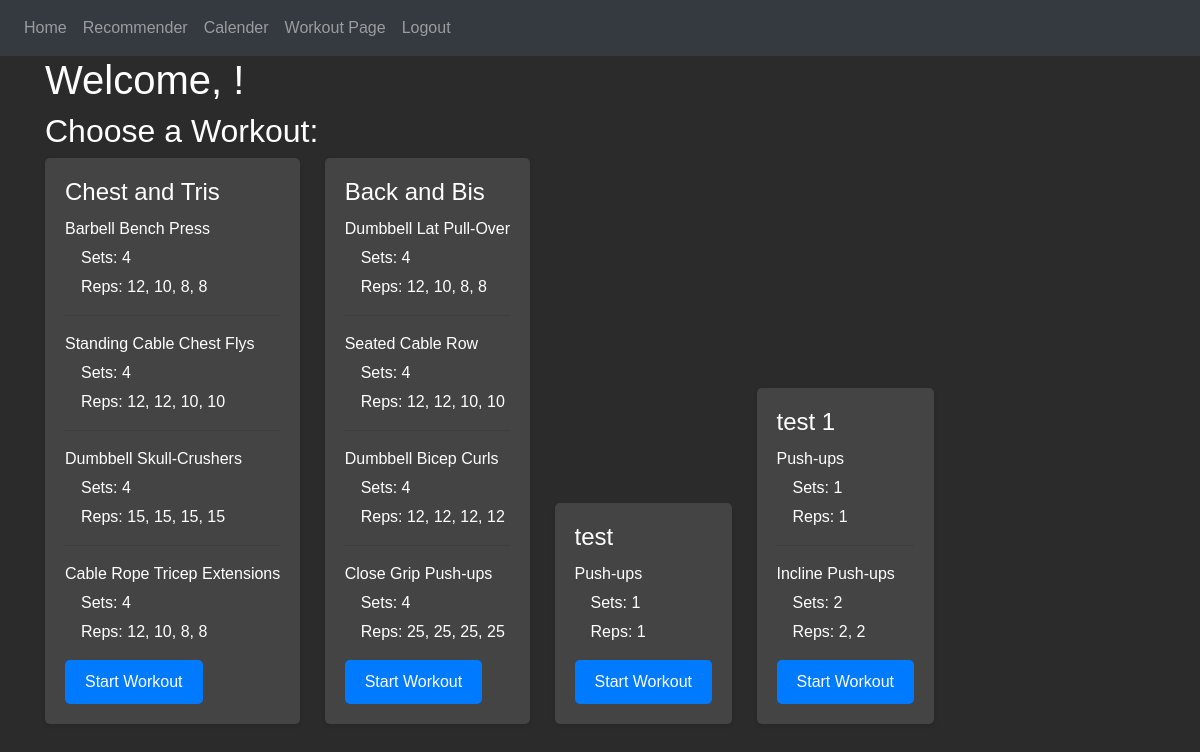
Page / (signed in) on the committed database.
### tables this page shows
CREATE TABLE "SavedWorkouts" (
	"id"	INTEGER,
	"UserID"	TEXT,
	"WorkoutName"	TEXT,
	"ExerciseName"	TEXT,
	"NumberOfSets"	INTEGER,
	"NumberOfReps"	TEXT,
	"Weights"	TEXT
);

### website/blueprints/views.py (the view)
@views.route('/', methods=['GET', 'POST']) # This is a decorator that tells Flask what URL to trigger the function
@login_required # This is a decorator that tells Flask we need to login before accessing the home page
def home():
    if request.method == 'POST':
        muscle_group = request.form.get('MuscleGroup')
        equipment = request.form.get('Equipment')
        return redirect(url_for('WorkoutPage.result', muscle_group=muscle_group, equipment=equipment))
    else:
        workoutNames = []
        workoutList = []
        db_instance = DbAccessSingleton.get_instance()
        result = db_instance.custom_query("SELECT DISTINCT WorkoutName FROM SavedWorkouts WHERE UserID = " + f"'{current_user.email}'")
        result = list(result)
        for name in result:
            tempName = name[0]
            workoutNames.append(tempName)
        for name in workoutNames:
            workoutObj = UserWorkout({'name': name, 'exercises': []})
            workoutObj.getWorkoutDB()
            workoutList.append(workoutObj)
        return render_template("WorkoutViewer.html", user=current_user, workoutList=workoutList)

### website/access.py (called while the page is built)
    @classmethod
    def get_instance(cls):
        if cls._instance is None:
            cls._instance = cls.__new__(cls)
        return cls._instance

    def custom_query(self, text):
        con = sq.connect('Flask Web App/instance/database.db')
        cur = con.cursor()
        result = cur.execute(text).fetchall()
        con.close()  # Close the connection
        return result

### website/models.py (called while the page is built)
    def to_dict(self):
        temp_dict = {}
        temp_dict['name'] = self.workoutName
        temp_dict['exercises'] = [exercise.__dict__ for exercise in self.exerciseList]
        for exercise in temp_dict['exercises']:
            exercise['reps'] = [int(rep) for rep in exercise['reps']]
            exercise['weight'] = [int(weight) for weight in exercise['weight']]
        return temp_dict

### website/templates/WorkoutViewer.html (shortened to what this page needs)
{% extends "base.html" %}
{% block content %}
    <h1>Welcome, {{ user.username }}!</h1>
    <h2>Choose a Workout:</h2>
    <div id="workout-container">
        {% for workout in workoutList %}
        <div class="workout-block">
            <h3>{{ workout.workoutName }}</h3>
            <ul>
                {% for exercise in workout.exerciseList %}
                <li>{{ exercise.exerciseName }}</li>
                <ul>
                    <li>&emsp;Sets:
                        {{ exercise.sets }}
                    </li>
                    <li>&emsp;Reps:
                        {% for rep in exercise.reps %}
                            {{ rep }}{% if not loop.last %}, {% endif %}
                        {% endfor %}
                    </li>
                </ul>
                {% if not loop.last %}
                <hr>
                {% endif %}
                {% endfor %}
            </ul>
            <button class="start-workout-btn" data-workout="{{ workout.workoutName }}" data-workout-data='{{ workout.to_dict()|tojson }}'>Start Workout</button>
        </div>
        {% endfor %}
    </div>
{% endblock %}
{% block additional_css %}
    <link rel="stylesheet" href="{{ url_for('static', filename='WorkoutViewer.css') }}">
{% endblock %}

### website/templates/base.html (shortened to what this page needs)
<!DOCTYPE html>
<head>
    <link
        rel="stylesheet"
        href="https://stackpath.bootstrapcdn.com/bootstrap/4.4.1/css/bootstrap.min.css"
    />
    <link
        rel="stylesheet"
        href="https://stackpath.bootstrapcdn.com/font-awesome/4.7.0/css/font-awesome.min.css"
    />
    <link rel="stylesheet" type="text/css" href="{{ url_for('static', filename='Base.css') }}">
    {% block additional_css %}{% endblock %}
</head>
<body>
        <nav class="navbar navbar-expand-lg navbar-dark bg-dark">
            <div class = "collapse navbar-collapse" id="navbar">
                <div class="navbar-nav">
                    {% if user.is_authenticated %}
                    <a class="nav-item nav-link" id="home" href="/">Home</a>
                    <a class="nav-item nav-link" id="recommender" href="/Recommender">Recommender</a>
                    <a class="nav-item nav-link" id="calendar" href="/Calender">Calender</a>
                    <a class="nav-item nav-link" id="workout" href="/WorkoutPage">Workout Page</a>
                    <a class="nav-item nav-link" id="logout" href="/logout">Logout</a>
                    {% else %}
                    <a class="nav-item nav-link" id="login" href="/Login">Login</a>
                    <a class="nav-item nav-link" id="signUP" href="/Sign-up">Sign Up</a>
                    {% endif %}
                </div>
            </div>
        </nav>
        <div class = "container">
            {% block content %}
            {% endblock %}
        </div>
    </body>
</html>

### website/static/WorkoutViewer.css (style rules this page uses)
body { background-color: #2b2b2b; color: #fff; font-family: Arial, sans-serif; margin: 0; padding: 0; }
.workout-block { background-color: #444; border-radius: 5px; box-shadow: 0 2px 5px rgba(0, 0, 0, 0.1); margin-bottom: 20px; padding: 20px; display: inline-block; margin-right: 20px; }
.workout-block h3 { margin-top: 0; margin-bottom: 10px; font-size: 24px; }
.workout-block ul { list-style-type: none; padding: 0; }
.workout-block ul li { margin-bottom: 5px; }
.start-workout-btn { background-color: #007bff; color: #fff; border: none; border-radius: 5px; padding: 10px 20px; cursor: pointer; font-size: 16px; }

### rows in the picture
SavedWorkouts: exerciseName "Barbell Bench Press", sets "4", reps "12" "10" "8" "8"
SavedWorkouts: exerciseName "Standing Cable Chest Flys", sets "4", reps "12" "12" "10" "10"
SavedWorkouts: exerciseName "Dumbbell Skull-Crushers", sets "4", reps "15" "15" "15" "15"
SavedWorkouts: exerciseName "Cable Rope Tricep Extensions", sets "4", reps "12" "10" "8" "8"
SavedWorkouts: exerciseName "Dumbbell Lat Pull-Over", sets "4", reps "12" "10" "8" "8"
SavedWorkouts: exerciseName "Seated Cable Row", sets "4", reps "12" "12" "10" "10"
SavedWorkouts: exerciseName "Dumbbell Bicep Curls", sets "4", reps "12" "12" "12" "12"
SavedWorkouts: exerciseName "Close Grip Push-ups", sets "4", reps "25" "25" "25" "25"
SavedWorkouts: exerciseName "Push-ups", sets "1", reps "1"
SavedWorkouts: exerciseName "Push-ups", sets "1", reps "1"
SavedWorkouts: exerciseName "Incline Push-ups", sets "2", reps "2" "2"

### other values in the picture
{{ workout.workoutName }} "Chest and Tris" "Back and Bis" "test" "test 1"
